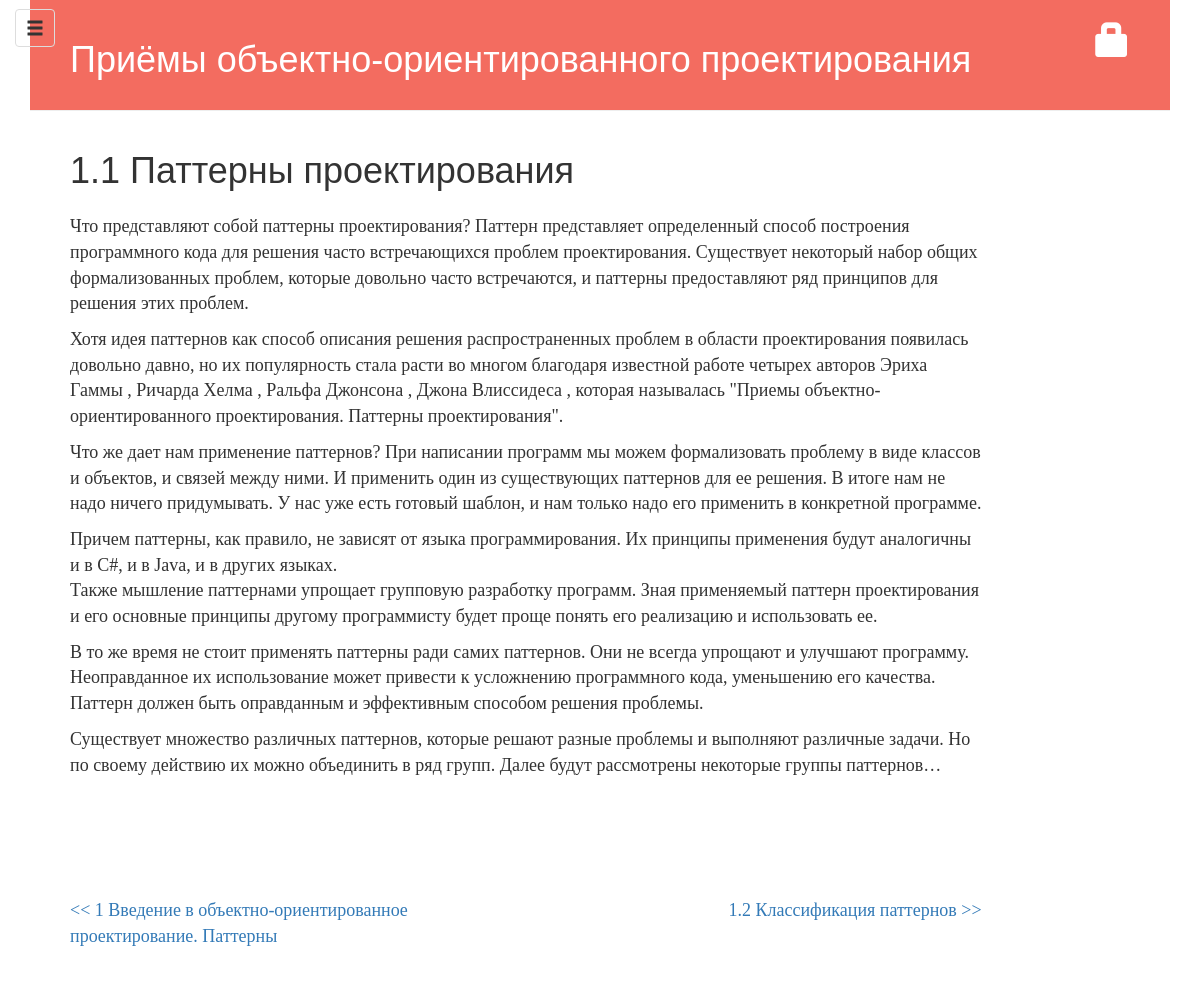
Page /post/6/ on the committed database.
### blog/models.py (models this page shows, shortened)
class Post(models.Model):
    author = models.ForeignKey('auth.User')
    title = models.CharField(max_length=200)
    text = models.TextField()
    created_date = models.DateTimeField(default=timezone.now)
    published_date = models.DateTimeField(blank=True, null=True)

### blog/views.py (the view)
# urls.py: url(r'^post/(?P<pk>[0-9]+)/$', views.post_detail, name='post_detail'),
def post_detail(request, pk):
    post = get_object_or_404(Post, pk=pk)
    posts = Post.objects.filter(published_date__lte=timezone.now()).order_by('published_date')
    return render(request, 'blog/post_detail.html', {'post': post, 'posts': posts})

### blog/templates/blog/post_detail.html (shortened to what this page needs)
    {% extends 'blog/base.html' %}
    {% block content %}
        <div class="post">
            <h1>{{ post.title }}</h1>
            <div id="text">
                {{ post.text|safe }}
            </div>
        </div>
        <div class="prev-next-post">
            {% if post.get_previous_by_created_date %}
                <div class="prev-post">
                <a href="{% url 'post_detail' pk=post.get_previous_by_created_date.pk %}">
                    << {{ post.get_previous_by_created_date.title }}
                </a>
            </div>
            {% endif %}
            {% if post.get_next_by_created_date %}
                <div class="next-post">
                <a href="{% url 'post_detail' pk=post.get_next_by_created_date.id %}">
                    {{ post.get_next_by_created_date.title }} >>
                </a>
            </div>
            {% endif %}
        </div>
    {% endblock %}

### blog/static/css/blog.css (style rules this page uses)
body { font-family: "Source Serif Pro", serif; font-size: 18px; height: 100%; padding: 50px 0 0 0; }
h1 { font-family: "Source Sans Pro Bold", arial; }
.post h1 { margin-bottom: 24px; }
.post { margin-bottom: 70px; }
@media (min-width: 992px) { body { padding: 0; } }
.prev-next-post { position: relative; display: inline-block; width: 100%; margin-top: 50px; margin-bottom: 50px; }
.prev-post, .next-post { float: left; width: 50%; }
.next-post { text-align: right; }

### rows in the picture
Post: title "1.1 Паттерны проектирования", text "Что представляют собой паттерны проектирования? Паттерн представляет определенный способ построения программного кода для решения часто встречающихся проблем проектирования. Существует некоторый набор общих формализованных проблем, которые довольно часто встречаются, и паттерны предоставляют ряд принципов для решения этих проблем. Хотя идея паттернов как способ описания решения распространенных проблем в области проектирования появилась довольно давно, но их популярность стала расти во многом благодаря известной работе четырех авторов Эриха Гаммы , Ричарда Хелма , Ральфа Джонсона , Джона Влиссидеса , которая называлась \"Приемы объектно-ориентированного проектирования. Паттерны…", get_previous_by_created_date "1 Введение в объектно-ориентированное проектирование. Паттерны", get_next_by_created_date "1.2 Классификация паттернов"
